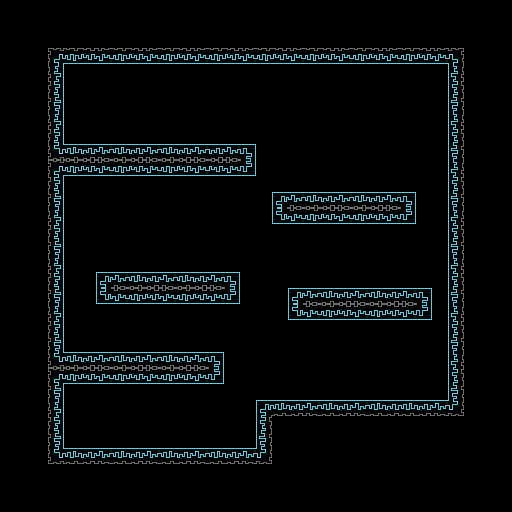

This is a level from a 2D game, rendered from its Tiled map with the project's own tilesets. A one-line summary and the map file follow, with tile-layer data summarised:
An orthogonal 64x64 tile map with 8x8 px tiles, 1 tile layer (Tile Layer 1).

<map version="1.10" tiledversion="1.12.1" orientation="orthogonal" renderorder="right-down" width="64" height="64" tilewidth="8" tileheight="8" infinite="0" nextlayerid="2" nextobjectid="1">
 <tileset firstgid="1" source="simple_tileset.tsx" />
 <layer id="1" name="Tile Layer 1" width="64" height="64">
  <data>[4096 cells, 792 non-empty, 80 distinct tile ids]</data>
 </layer>
</map>
